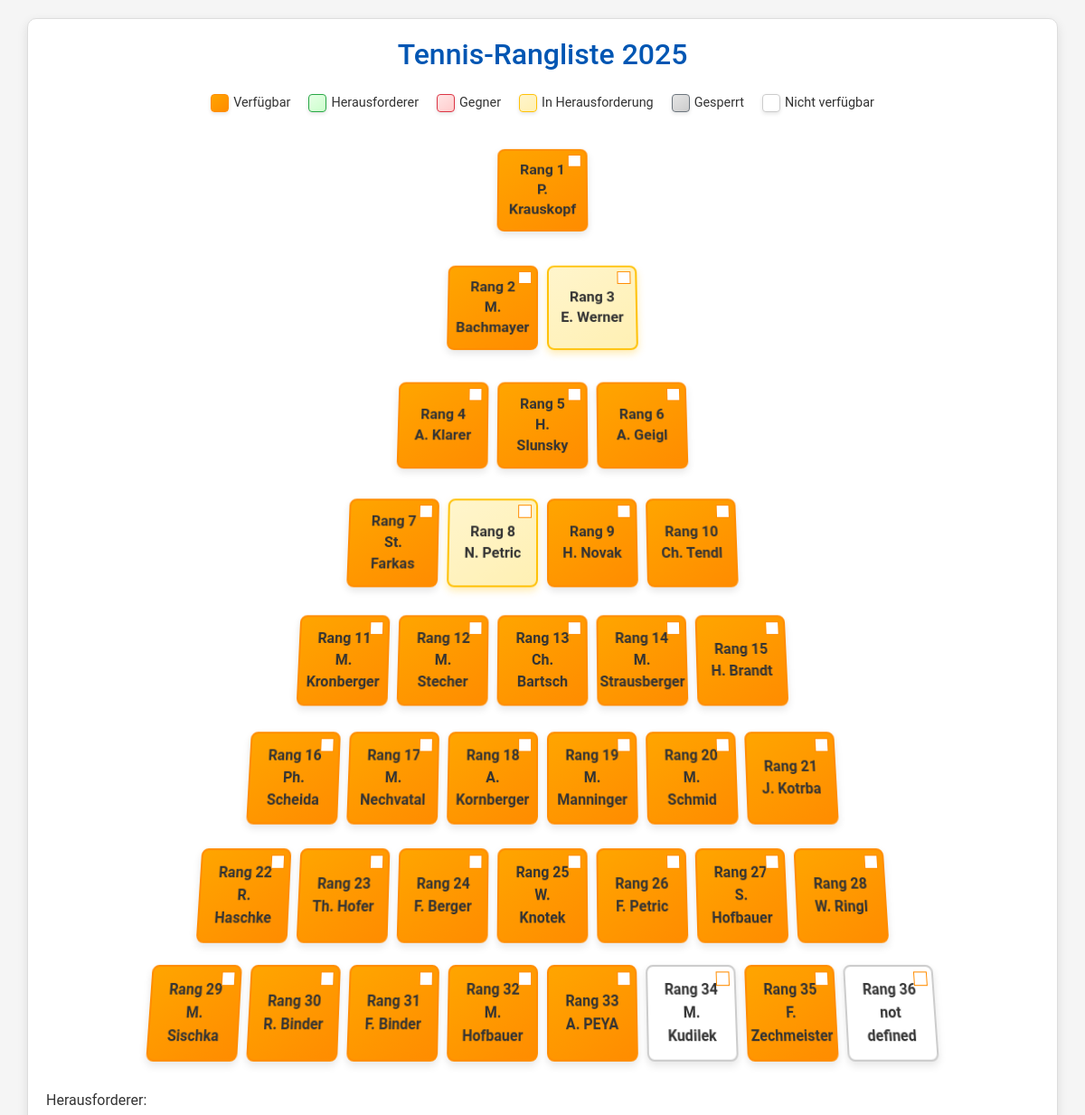
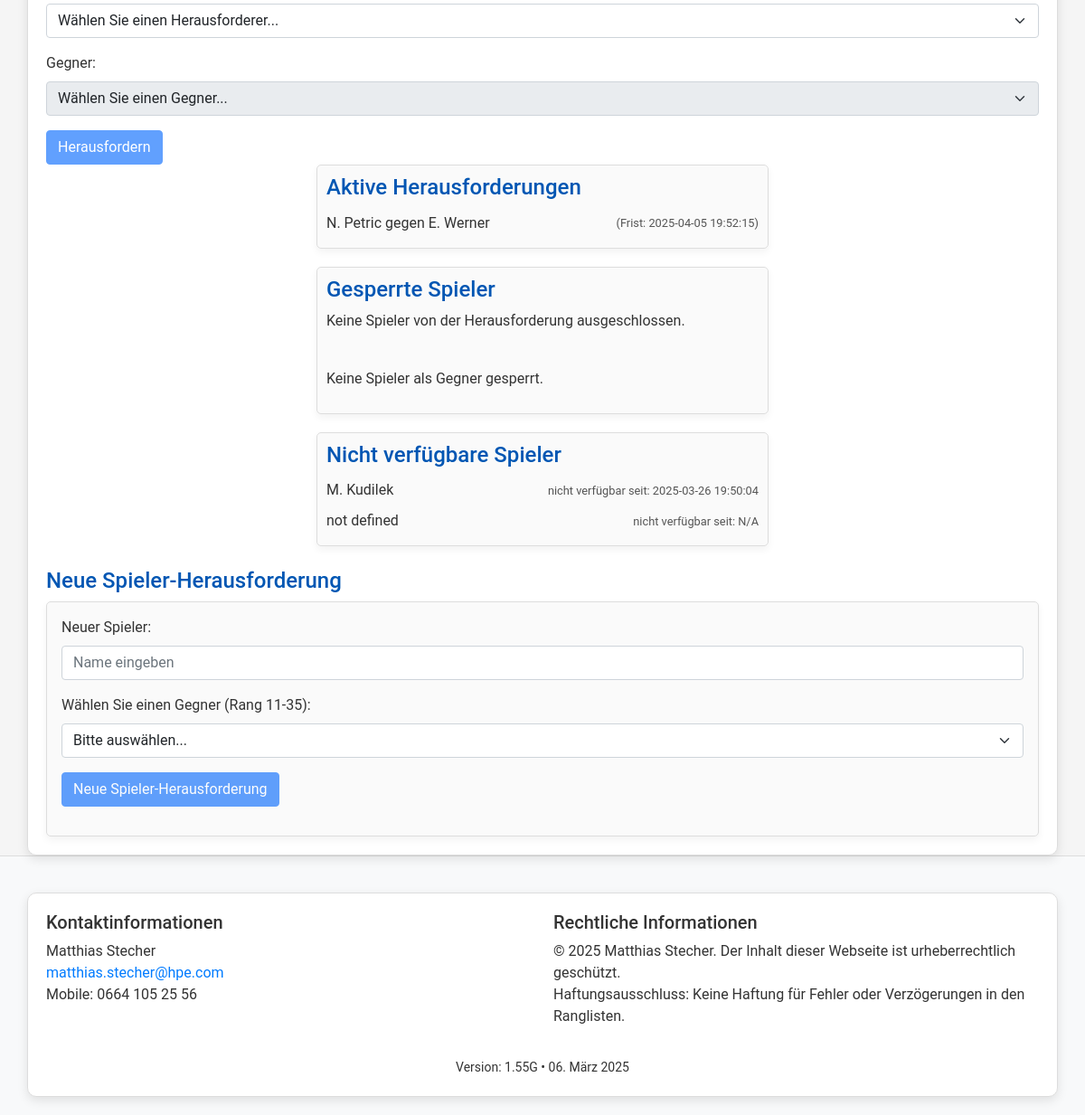
/index, run on the app's committed database (2 pictures, top to bottom).
### tables this page shows
CREATE TABLE players (
    id INTEGER PRIMARY KEY,
    name TEXT NOT NULL,
    available INTEGER NOT NULL DEFAULT 1,
    rank INTEGER NOT NULL,
    unavailable_since DATETIME,
    block_challenger_until DATETIME,
    block_opponent_until DATETIME,
    is_new INTEGER NOT NULL DEFAULT 0
);

CREATE TABLE challenges (
    id INTEGER PRIMARY KEY AUTOINCREMENT,
    challenger_id INTEGER NOT NULL,
    opponent_id INTEGER NOT NULL,
    timestamp DATETIME NOT NULL,
    deadline DATETIME NOT NULL,
    resolved_at DATETIME,
    resolved INTEGER NOT NULL DEFAULT 0,
    result TEXT,  -- 'challenger_wins', 'opponent_wins', or 'not_happened'
    FOREIGN KEY (challenger_id) REFERENCES players(id),
    FOREIGN KEY (opponent_id) REFERENCES players(id)
);

### app.py (the view)
@app.route("/index")
def index():
    db = get_db()
    now = get_current_time().strftime("%Y-%m-%d %H:%M:%S")
    cur = db.execute(
        """
        SELECT p.*,
            CASE
              WHEN EXISTS (
                SELECT 1 FROM challenges c
                WHERE c.resolved = 0
                  AND c.deadline > ?
                  AND (c.challenger_id = p.id OR c.opponent_id = p.id)
              ) THEN 1 ELSE 0
            END as in_challenge
        FROM players p
        ORDER BY rank ASC
        """,
        (now,),
    )
    players = cur.fetchall()
    players_list = []
    now_dt = get_current_time()
    for p in players:
        p = dict(p)
        blocked = False
        if p.get("block_challenger_until"):
            try:
                dt = datetime.strptime(p["block_challenger_until"], "%Y-%m-%d %H:%M:%S")
                if now_dt < dt:
                    blocked = True
            except Exception:
                pass
        if p.get("block_opponent_until"):
            try:
                dt = datetime.strptime(p["block_opponent_until"], "%Y-%m-%d %H:%M:%S")
                if now_dt < dt:
                    blocked = True
            except Exception:
                pass
        p["blocked"] = blocked
        players_list.append(p)
    pyramid = create_pyramid(players_list)
    active_challenges = get_active_challenges()
    blocked_challenger_players = get_blocked_challenger_players()
    blocked_opponent_players = get_blocked_opponent_players()
    unavailable_players = get_unavailable_players()
    logger.info(
        "Rendering index: players=%d, pyramid rows=%d", len(players_list), len(pyramid)
    )
    return render_template(
        "index.html",
        pyramid=pyramid,
        players=players_list,
        active_challenges=active_challenges,
        blocked_challenger_players=blocked_challenger_players,
        blocked_opponent_players=blocked_opponent_players,
        unavailable_players=unavailable_players,
    )

### app.py (called while the page is built, shortened)
def get_current_time():
    test_date_str = os.environ.get("TEST_DATE")
    return datetime.now()

def get_db():
    if "db" not in g:
        try:
            g.db = sqlite3.connect(
                app.config["DATABASE"], timeout=10, detect_types=sqlite3.PARSE_DECLTYPES
            )
            g.db.row_factory = sqlite3.Row
        except sqlite3.Error as e:
            logger.exception("Database connection failed.")
            raise e
    return g.db

def create_pyramid(players):
    pyramid = []
    start = 0
    row_sizes = [1, 2, 3, 4, 5, 6, 7, 8]
    for size in row_sizes:
        row = []
        for i in range(size):
            if start < len(players):
                row.append(players[start])
            else:
                row.append(None)
            start += 1
        pyramid.append(row)
    return pyramid

def get_active_challenges():
    db = get_db()
    now = get_current_time().strftime("%Y-%m-%d %H:%M:%S")
    try:
        cur = db.execute(
            "SELECT c.*, p1.name as challenger_name, p2.name as opponent_name FROM challenges c "
            "JOIN players p1 ON c.challenger_id = p1.id "
            "JOIN players p2 ON c.opponent_id = p2.id "
            "WHERE c.resolved = 0 AND c.deadline > ?",
            (now,),
        )
        challenges = cur.fetchall()
        logger.info("Active challenges count: %d", len(challenges))
        return challenges
    except sqlite3.Error:
        logger.exception("Error fetching active challenges.")
        return []

def get_unavailable_players():
    db = get_db()
    cur = db.execute("SELECT * FROM players WHERE available = 0")
    players = cur.fetchall()
    return players

def get_blocked_challenger_players():
    db = get_db()
    now = get_current_time().strftime("%Y-%m-%d %H:%M:%S")
    try:
        cur = db.execute(
            "SELECT * FROM players WHERE block_challenger_until IS NOT NULL AND block_challenger_until > ?",
            (now,),
        )
        return cur.fetchall()
    except sqlite3.Error:
        logger.exception("Error fetching blocked challenger players.")
        return []

### templates/index.html (shortened to what this page needs)
<!DOCTYPE html>
<html lang="de">
<head>
  <link rel="stylesheet" href="https://cdnjs.cloudflare.com/ajax/libs/bootstrap/5.1.3/css/bootstrap.min.css" />
</head>
<body>
  <div class="container three-d">
    <h2 class="text-center mb-4">Tennis-Rangliste 2025</h2>
    <div class="legend">
      <div class="legend-item">
        <div class="legend-color" style="background: linear-gradient(145deg, #ffa500, #ff8c00); border-color: #ff8c00;"></div>
        Verfügbar
      </div>
      <div class="legend-item">
        <div class="legend-color" style="background: linear-gradient(145deg, #e6ffe6, #ccffcc); border-color: #28a745;"></div>
        Herausforderer
      </div>
      <div class="legend-item">
        <div class="legend-color" style="background: linear-gradient(145deg, #ffe6e6, #ffcccc); border-color: #dc3545;"></div>
        Gegner
      </div>
      <div class="legend-item">
        <div class="legend-color" style="background: linear-gradient(145deg, #fff5cc, #fff0b3); border-color: #ffc107;"></div>
        In Herausforderung
      </div>
      <div class="legend-item">
        <div class="legend-color" style="background: linear-gradient(145deg, #e6e6e6, #cccccc); border-color: #6c757d;"></div>
        Gesperrt
      </div>
      <div class="legend-item unavailable">
        <div class="legend-color" style="background: #ffffff; border-color: #cccccc;"></div>
        Nicht verfügbar
      </div>
    </div>
    <div class="ranking-list">
      {% if pyramid %}
        {% for row in pyramid %}
          <div class="row">
            {% for player in row %}
              {% if player %}
                <div id="player-{{ player['id'] }}"
                     class="player {% if not player['available'] %}unavailable{% endif %} {% if player['in_challenge'] %}in-challenge{% endif %} {% if player.blocked %}blocked{% endif %}"
                     data-player-id="{{ player['id'] }}">
                  <div class="player-info">
                    Rang {{ player['rank'] }}<br>{{ player['name'] }}
                  </div>
                  <div class="availability-toggle {% if player['available'] %}available{% endif %}" data-player-id="{{ player['id'] }}"></div>
                </div>
              {% else %}
                <div class="player missing">Spieler fehlt</div>
              {% endif %}
            {% endfor %}
          </div>
        {% endfor %}
      {% else %}
        <p>Keine Spieler gefunden. Bitte laden Sie die Spieldaten.</p>
      {% endif %}
    </div>
    <form id="challengeForm">
      <div class="mb-3">
        <label for="challenger" class="form-label">Herausforderer:</label>
        <select class="form-select" id="challenger" name="challenger" required>
          <option value="">Wählen Sie einen Herausforderer...</option>
        </select>
      </div>
      <div class="mb-3">
        <label for="opponent" class="form-label">Gegner:</label>
        <select class="form-select" id="opponent" name="opponent" required disabled>
          <option value="">Wählen Sie einen Gegner...</option>
        </select>
      </div>
      <button type="submit" class="btn btn-primary" id="challengeButton" disabled>Herausfordern</button>
    </form>
    <div class="active-challenges">
      <h4>Aktive Herausforderungen</h4>
      <div id="active-challenges-list">
        {% if active_challenges %}
          {% for challenge in active_challenges %}
            <div class="challenge-entry">
              <span class="challenge-names">{{ challenge['challenger_name'] }} gegen {{ challenge['opponent_name'] }}</span>
              <span class="challenge-deadline">(Frist: {{ challenge['deadline'] }})</span>
            </div>
          {% endfor %}
        {% else %}
          <p>Derzeit keine aktiven Herausforderungen.</p>
        {% endif %}
      </div>
    </div>
    <div class="blocked-players">
      <h4>Gesperrte Spieler</h4>
      <div id="blocked-players-list">
        {% if blocked_challenger_players %}
          {% for player in blocked_challenger_players %}
            <div class="blocked-entry">
              <span class="blocked-name">{{ player['name'] }}</span>
              <span class="blocked-info">- Herausforderer gesperrt bis: {{ player['block_challenger_until'] }}</span>
            </div>
          {% endfor %}
        {% else %}
          <p>Keine Spieler von der Herausforderung ausgeschlossen.</p>
        {% endif %}
        <br>
        {% if blocked_opponent_players %}
          {% for player in blocked_opponent_players %}
            <div class="blocked-entry">
              <span class="blocked-name">{{ player['name'] }}</span>
              <span class="blocked-info">- Gegner gesperrt bis: {{ player['block_opponent_until'] }}</span>
            </div>
          {% endfor %}
        {% else %}
          <p>Keine Spieler als Gegner gesperrt.</p>
        {% endif %}
      </div>
    </div>
    <div class="unavailable-players">
      <h4>Nicht verfügbare Spieler</h4>
      <div id="unavailable-players-list">
        {% if unavailable_players %}
          {% for player in unavailable_players %}
            <div class="unavailable-entry">
              <span class="unavailable-name">{{ player['name'] }}</span>
              <span class="unavailable-info">nicht verfügbar seit: {{ player['unavailable_since'] or 'N/A' }}</span>
            </div>
          {% endfor %}
        {% else %}
          <p>Alle Spieler sind derzeit verfügbar.</p>
        {% endif %}
      </div>
    </div>
    <div class="newplayer-challenge mt-4">
      <h4>Neue Spieler-Herausforderung</h4>
      <div class="card p-3">
        <div class="mb-3">
          <label for="newplayer" class="form-label">Neuer Spieler:</label>
          <input type="text" class="form-control" id="newplayer" name="newplayer" placeholder="Name eingeben" />
        </div>
        <div class="mb-3">
          <label for="newplayer-opponent" class="form-label">Wählen Sie einen Gegner (Rang 11-35):</label>
          <select class="form-select" id="newplayer-opponent" name="newplayer-opponent">
            <option value="">Bitte auswählen...</option>
          </select>
        </div>
        <div class="mb-3">
          <button type="button" class="btn btn-primary" id="newplayer-challenge" disabled>Neue Spieler-Herausforderung</button>
        </div>
      </div>
    </div>
  </div>
  <footer>
    <div class="container">
      <div class="row">
        <div class="col-md-6 mb-3 mb-md-0">
          <h5>Kontaktinformationen</h5>
          <p>
            Matthias Stecher<br />
            <a href="mailto:matthias.stecher@hpe.com">matthias.stecher@hpe.com</a><br />
            Mobile: 0664 105 25 56
          </p>
        </div>
        <div class="col-md-6">
          <h5>Rechtliche Informationen</h5>
          <p>
            © 2025 Matthias Stecher. Der Inhalt dieser Webseite ist urheberrechtlich geschützt.<br />
            Haftungsausschluss: Keine Haftung für Fehler oder Verzögerungen in den Ranglisten.
          </p>
        </div>
      </div>
      <div class="row">
        <div class="col-12 text-center mt-3">
          <small>Version: 1.55G  •  06. März 2025</small>
        </div>
      </div>
    </div>
  </footer>
</body>
</html>

### templates/index.html (style rules this page uses)
body { background: #f5f5f5; color: #333; font-family: 'Roboto', sans-serif; perspective: 1200px; }
h2, h4 { color: #0056b3; }
.container { background: #fff; border: 1px solid #ddd; border-radius: 10px; padding: 20px; margin-top: 20px; box-shadow: 0 4px 12px rgba(0, 0, 0, 0.1); transform-style: preserve-3d; }
.three-d { transform: perspective(1200px) rotateY(10deg); transition: transform 0.5s; }
.ranking-list { perspective: 800px; display: flex; flex-direction: column; align-items: center; margin-bottom: 20px; }
.ranking-list .row { display: flex; justify-content: center; margin: 10px 0; transform: rotateX(8deg); }
.ranking-list .player { width: 100px; height: 100px; background: linear-gradient(145deg, #ffa500, #ff8c00); border: 2px solid #ff8c00; border-radius: 8px; display: flex; flex-direction: column; align-items: center; justify-content: center; font-weight: bold; cursor: pointer; margin: 5px; position: relative; transition: transform 0.3s, box-shadow 0.3s; box-shadow: 0 4px 8px rgba(0, 0, 0, 0.1); }
.ranking-list .player.unavailable { background: #ffffff; border: 2px solid #cccccc; color: #333; box-shadow: 0 4px 8px rgba(0, 0, 0, 0.1); }
.ranking-list .player.in-challenge { background: linear-gradient(145deg, #fff5cc, #fff0b3); border-color: #ffc107; box-shadow: 0 4px 8px rgba(255, 193, 7, 0.3); }
.ranking-list .player .player-info { position: relative; z-index: 2; text-align: center; }
.availability-toggle { position: absolute; top: 5px; right: 5px; width: 15px; height: 15px; background-color: white; border: 1px solid #ff8c00; cursor: pointer; z-index: 10; transition: background-color 0.3s; }
.availability-toggle.available { background-color: white; }
.legend { display: flex; justify-content: center; margin-bottom: 20px; }
.legend-item { display: flex; align-items: center; margin: 0 10px; font-size: 0.9rem; }
.legend-color { width: 20px; height: 20px; margin-right: 5px; border: 1px solid #ff8c00; border-radius: 4px; box-shadow: 0 2px 4px rgba(0, 0, 0, 0.1); }
.legend-item.unavailable .legend-color { background: #ffffff; border-color: #cccccc; }
.active-challenges, .blocked-players, .unavailable-players { max-width: 500px; margin: 0 auto 20px; text-align: left; background: #fafafa; border: 1px solid #ddd; padding: 10px; border-radius: 5px; box-shadow: 0 4px 8px rgba(0, 0, 0, 0.05); }
.challenge-entry, .blocked-entry, .unavailable-entry { display: flex; align-items: center; padding: 5px 0; }
.challenge-deadline, .blocked-info, .unavailable-info { margin-left: auto; white-space: nowrap; font-size: 0.8rem; color: #555; }
.newplayer-challenge h4 { margin-top: 20px; }
.newplayer-challenge .card { background: #fafafa; border: 1px solid #ddd; box-shadow: 0 4px 8px rgba(0, 0, 0, 0.05); border-radius: 5px; }
footer { background: #f8f9fa; color: #333; padding: 20px 0; border-top: 1px solid #ddd; }
footer a { color: #007bff; text-decoration: none; }

### data on the page
players: rank "1", name "P. Krauskopf", available 1 (drawn)
players: rank "2", name "M. Bachmayer", available 1 (drawn)
players: rank "3", name "E. Werner", available 1 (drawn)
players: rank "4", name "A. Klarer", available 1 (drawn)
players: rank "5", name "H. Slunsky", available 1 (drawn)
players: rank "6", name "A. Geigl", available 1 (drawn)
players: rank "7", name "St. Farkas", available 1 (drawn)
players: rank "8", name "N. Petric", available 1 (drawn)
players: rank "9", name "H. Novak", available 1 (drawn)
players: rank "10", name "Ch. Tendl", available 1 (drawn)
players: rank "11", name "M. Kronberger", available 1 (drawn)
players: rank "12", name "M. Stecher", available 1 (drawn)
players: rank "13", name "Ch. Bartsch", available 1 (drawn)
players: rank "14", name "M. Strausberger", available 1 (drawn)
players: rank "15", name "H. Brandt", available 1 (drawn)
players: rank "16", name "Ph. Scheida", available 1 (drawn)
players: rank "17", name "M. Nechvatal", available 1 (drawn)
players: rank "18", name "A. Kornberger", available 1 (drawn)
players: rank "19", name "M. Manninger", available 1 (drawn)
players: rank "20", name "M. Schmid", available 1 (drawn)
players: rank "21", name "J. Kotrba", available 1 (drawn)
players: rank "22", name "R. Haschke"
players: rank "23", name "Th. Hofer"
players: rank "24", name "F. Berger"
players: rank "25", name "W. Knotek"
players: rank "26", name "F. Petric"
players: rank "27", name "S. Hofbauer"
players: rank "28", name "W. Ringl"
players: rank "29", name "M. Sischka"
players: rank "30", name "R. Binder"
players: rank "31", name "F. Binder"
players: rank "32", name "M. Hofbauer"
players: rank "33", name "A. PEYA"
players: rank "34", name "M. Kudilek", unavailable_since "2025-03-26 19:50:04"
players: rank "35", name "F. Zechmeister"
players: rank "36", name "not defined", player "N/A"
challenges: challenger_name "N. Petric", opponent_name "E. Werner", deadline "2025-04-05 19:52:15"
